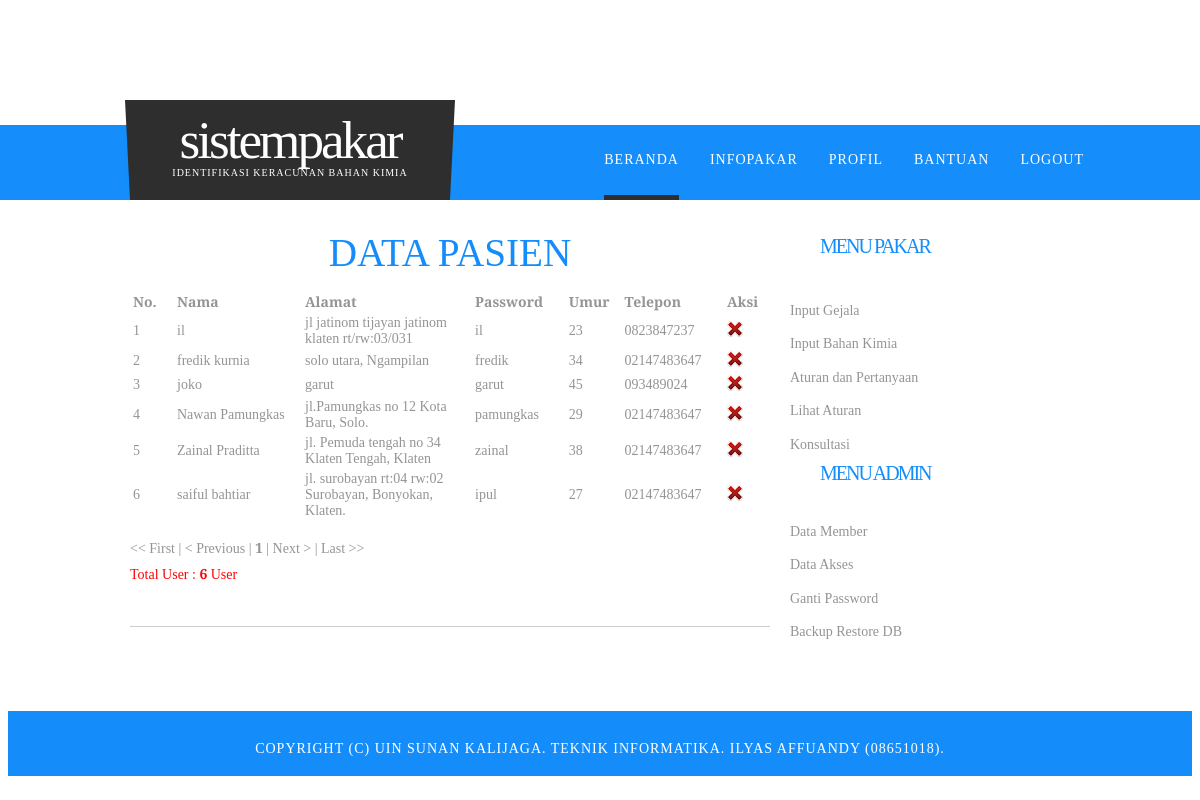
The page /home.php?page=anggota (signed in) on the database its author committed.
### tables this page shows
CREATE TABLE IF NOT EXISTS `anggota` (
  `idu` int(3) NOT NULL AUTO_INCREMENT,
  `nama` varchar(30) NOT NULL,
  `alamat` text NOT NULL,
  `password` varchar(15) NOT NULL,
  `telepon` int(12) NOT NULL,
  `umur` varchar(2) NOT NULL,
  PRIMARY KEY (`idu`)
);

### page/anggota.php (the view, shortened to what this page needs)
                    <div>
                        <h2 align="center">DATA PASIEN</h2>
                    </div>
 <p><table id="tablemn" >
	<thead >
		<th width="5%" >No.</th>
		<th width="15%">Nama</th>
		<th width="20%">Alamat</th>
		<th width="10%">Password</th>
		<th width="5%">Umur</th>
		<th width="10%">Telepon</th>
		<th width="4%">Aksi</th>
	</thead>
	<tbody>
<?php
$batas=10;
$halaman = $_GET['halaman'];
if(empty($halaman))
{
$posisi=0;
$halaman=1;
}
else
{
$posisi = ($halaman-1) * $batas;
}
$no=$posisi+1;
$sql=  mysql_query("SELECT * FROM anggota ORDER BY idu ASC limit $posisi,$batas") or die (mysql_query());
if (mysql_num_rows($sql) == 0){
	echo '<tr><td colspan=4><center><br/><h4>Tidak ada data</h4></center></td></tr>';
	}else{
while ($row = mysql_fetch_array($sql)) {
     echo '<tr>
			<td>'.$no.'</td>
			<td align="topleft">'.$row['nama'].'</td>
			<td align="left">'.$row['alamat'].'</td>
			<td>'.$row['password'].'</td>
			<td>'.$row['umur'].'</td>
			<td>0'.$row['telepon'].'</td>
			<td>
            <a href="home.php?page=anggota&aksi=del&idu='.$row['idu'].'" onclick="return confirm(\'Apakah kamu yakin ingin menghapus '.$row['nama'].' ?\');" title="Delete"><img src="images/icons/cross.png" alt="Delete" /></a></td></tr>';
$no++;
			}
}
?>
	</tbody>
</table><br/>
<?php
$file="?page=anggota";
$tampil2="SELECT * FROM anggota ORDER BY idu ASC";
$hasil2=mysql_query($tampil2);
$jmldata=mysql_num_rows($hasil2);
$jmlhalaman=ceil($jmldata/$batas);
if($halaman > 1)
{
$previous=$halaman-1;
echo "<A HREF=$file&&halaman=1><< First</A> |
<A HREF=$file&&halaman=$previous>< Previous</A> | ";
}
else
{
echo "<< First | < Previous | ";
}
$angka=($halaman > 3 ? " ... " : " ");
for($i=$halaman-2;$i<$halaman;$i++)
{
if ($i < 1)
continue;
$angka .= "<a href=$file&&halaman=$i>$i</A> ";
}
$angka .= " <b>$halaman</b> ";
for($i=$halaman+1;$i<($halaman+3);$i++)
{
if ($i > $jmlhalaman)
break;
$angka .= "<a href=$file&&halaman=$i>$i</A> ";
}
$angka .= ($halaman+2<$jmlhalaman ? " ...
<a href=$file&&halaman=$jmlhalaman>$jmlhalaman</A> " : " ");
echo "$angka";
if($halaman < $jmlhalaman)
{
$next=$halaman+1;
echo " | <A HREF=$file&&halaman=$next>Next ></A> |
<A HREF=$file&&halaman=$jmlhalaman>Last >></A> ";
}
else
{
echo " | Next > | Last >>";
}
echo "<p><font color=red>Total User : <b>$jmldata</b> User</font></p>";
?>

### css/style.css (style rules this page uses)
body { margin-top: 100px; padding: 0px; background: #FFFFFF url(../images/img02.jpg) repeat-x left top; font-family: 'Arvo', serif; font-size: 14px; color: #969493; }
h1, h2, h3 { margin: 0; padding: 0; font-family: 'Arvo', serif; font-weight: normal; color: #148DFB; }
h2 { font-size: 2.8em; }
p, ul, ol { margin-top: 0; line-height: 240%; }
a { text-decoration: none; color: #148DFB; }

### rows shown on the page
anggota: nama "il", alamat "jl jatinom tijayan jatinom klaten rt/rw:03/031", password "il", umur "23", telepon "823847237"
anggota: nama "fredik kurnia", alamat "solo utara, Ngampilan", password "fredik", umur "34", telepon "2147483647"
anggota: nama "joko", alamat "garut", password "garut", umur "45", telepon "93489024"
anggota: nama "Nawan Pamungkas", alamat "jl.Pamungkas no 12 Kota Baru, Solo.", password "pamungkas", umur "29", telepon "2147483647"
anggota: nama "Zainal Praditta", alamat "jl. Pemuda tengah no 34 Klaten Tengah, Klaten", password "zainal", umur "38", telepon "2147483647"
anggota: nama "saiful bahtiar", alamat "jl. surobayan rt:04 rw:02 Surobayan, Bonyokan, Klaten.", password "ipul", umur "27", telepon "2147483647"

### other values the page prints
$halaman "1"
$jmldata "6"
